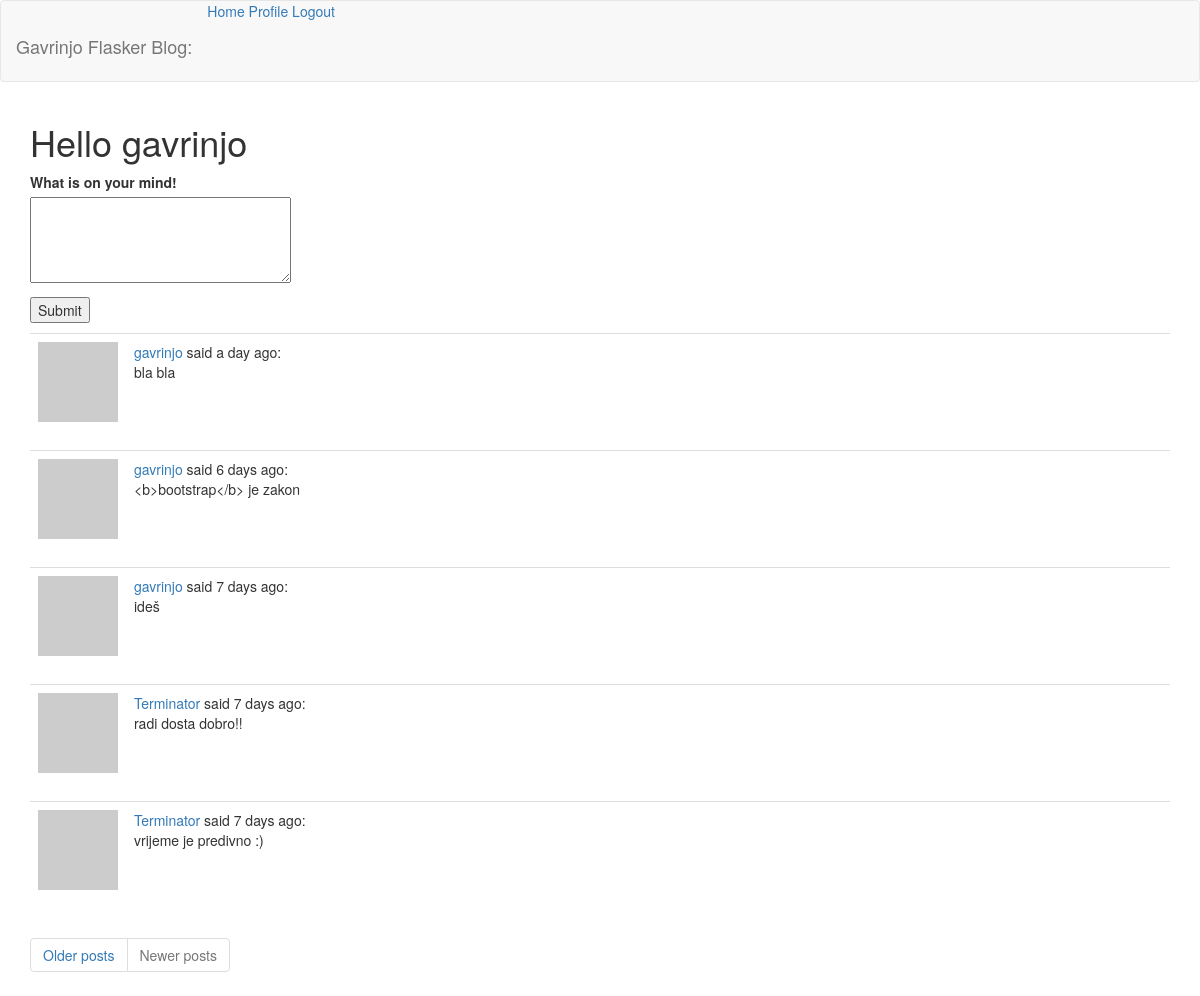
The app's page /index (signed in) with its own data.
### app/models.py (models this page shows, shortened)
class User(UserMixin, db.Model):
    id = db.Column(db.Integer, primary_key=True)
    username = db.Column(db.String(64), index=True, unique=True)
    email = db.Column(db.String(120), index=True, unique=True)
    password_hash = db.Column(db.String(128))
    about_me = db.Column(db.String(140))
    last_seen = db.Column(db.DateTime, default=datetime.utcnow)
    post = db.relationship("Post", backref="author", lazy="dynamic")
    def avatar(self, size):
        digest = md5(self.email.lower().encode("utf-8")).hexdigest()
        return f"https://www.gravatar.com/avatar/{digest}?d=identicon&r=x&s={size}"

class Post(db.Model):
    id = db.Column(db.Integer, primary_key=True)
    body = db.Column(db.String(140))
    timestamp = db.Column(db.DateTime, index=True, default=datetime.utcnow)
    user_id = db.Column(db.Integer, db.ForeignKey("user.id"))

### app/main/routes.py (the view)
@bp.route("/", methods=["GET", "POST"])
@bp.route("/index", methods=["GET", "POST"])
@login_required
def index():
    form = PostForm()
    if form.validate_on_submit():
        post = Post(body=form.post.data, author=current_user)
        db.session.add(post)
        db.session.commit()
        flash("Your post is now live!!")
        return redirect(url_for("main.index"))
    page = request.args.get("page", 1, type=int)
    posts = Post.query.order_by(Post.timestamp.desc()).paginate(
        page, current_app.config["POSTS_PER_PAGE"], False)
    next_url = url_for("main.index", page=posts.next_num) \
        if posts.has_next else None
    prev_url = url_for("main.index", page=posts.prev_num) \
        if posts.has_prev else None
    return render_template("index.html", title="Home", form=form, posts=posts.items, next_url=next_url, prev_url=prev_url)

### app/main/forms.py
class PostForm(FlaskForm):
    post = TextAreaField("What is on your mind!", validators=[
                         DataRequired(), Length(min=1, max=250)])
    submit = SubmitField("Submit")

### app/main/routes.py (called while the page is built)
@bp.before_request
def before_request():
    if current_user.is_authenticated:
        current_user.last_seen = datetime.utcnow()
        db.session.commit()

### app/models.py (called while the page is built)
@login.user_loader
def load_user(id):
    return User.query.get(int(id))

### app/templates/index.html (shortened to what this page needs)
{% extends 'base.html' %}
{% import 'bootstrap/wtf.html' as wtf %}
{% block app_content %}
    <h1>Hello {{ current_user.username }}</h1>
    {% if form %}
    <form action="" method="post">
        <p>
            {{ form.post.label }}<br>
            {{ form.post(cols=32, rows=4) }}<br>
        </p>
        <p>{{ form.submit() }}</p>
    </form>
    {% endif %}
    {% for post in posts %}
        {% include "_post.html" %}
    {% endfor %}
    <nav aria-label="Page navigation example">
        <ul class="pagination text-center">
            <li class="page-item{% if not next_url %} disabled {% endif %}">
                <a class="page-link" href="{{ next_url or '#' }}" tabindex="-1">Older posts</a>
            </li>
            <li class="page-item{% if not prev_url %} disabled {% endif %}">
                <a class="page-link" href="{{ prev_url or '#' }}" tabindex="-1">Newer posts</a>
            </li>
        </ul>
    </nav>
{% endblock app_content %}

### app/templates/_post.html
    <table class="table table-hover">
        <tr>
            <td width="70px">
                <a href="{{ url_for('main.user', username=post.author.username) }}">
                    <img src="{{ post.author.avatar(64) }}">
                </a>
            </td>
            <td>
                <span class="user_popup">
                    <a href="{{ url_for('main.user', username=post.author.username) }}">
                        {{ post.author.username }}
                    </a>
                </span>
                said {{ moment(post.timestamp).fromNow() }}:
                <br>
                <span id="post{{ post.id }}">{{ post.body }}</span>
            </td>
        </tr>
    </table>

### records on screen
User: username "gavrinjo"
Post: author.username "gavrinjo", timestamp "a day ago", body "bla bla"
Post: author.username "gavrinjo", timestamp "6 days ago", body "<b>bootstrap</b> je zakon"
Post: author.username "gavrinjo", timestamp "7 days ago", body "ideš"
Post: author.username "Terminator", timestamp "7 days ago", body "radi dosta dobro!!"
Post: author.username "Terminator", timestamp "7 days ago", body "vrijeme je predivno :)"
